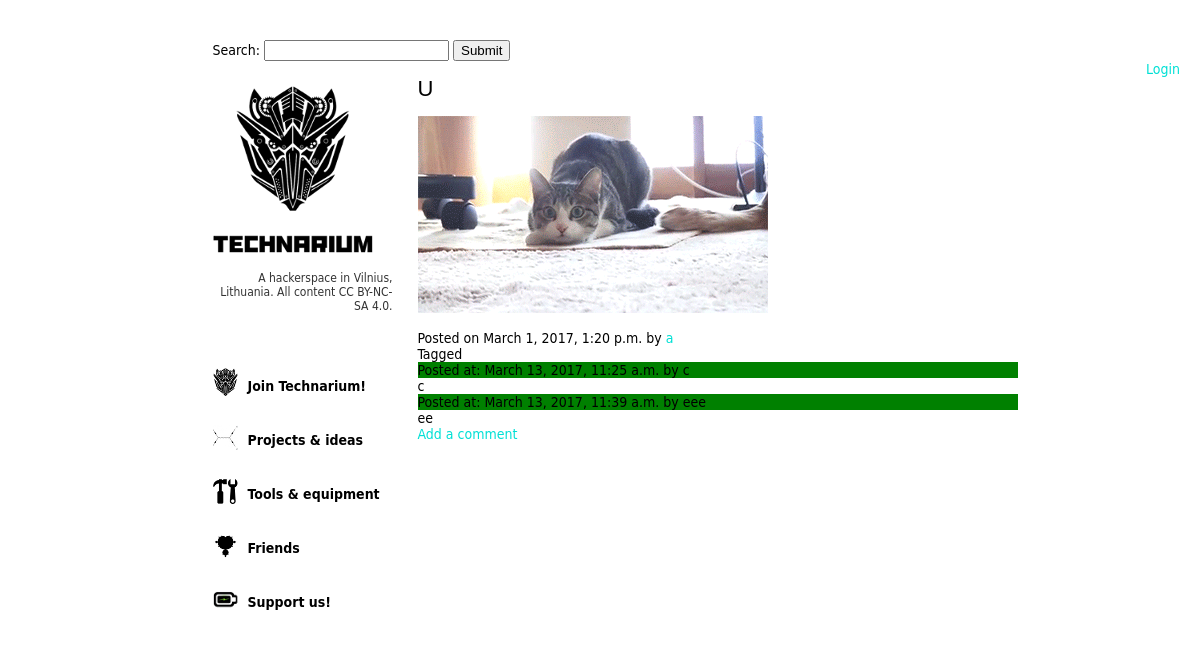
Page /blog/post/424/u on the committed database.
### blog/models.py (models this page shows, shortened)
class Post(models.Model):
	title = models.CharField(max_length=128, default='No title', null=True, blank=True)
	body = models.TextField()
	slug = models.SlugField()
	date_time = models.DateTimeField()
	timestamp = models.IntegerField()
	tags = models.ManyToManyField(Tag,blank=True)
	created_by = models.ForeignKey('UserProfile', null=True)
	class Meta:
		ordering = ['-date_time']

class UserProfile(models.Model):
	user = models.OneToOneField(User) # required
	def __str__(self):
		return self.user.username

class Comment(models.Model):
	posted_by = models.CharField(max_length=128, null=True)
	body = models.TextField()
	date_time = models.DateTimeField()
	post = models.ForeignKey('Post')

### blog/views.py (the view)
# urls.py: url(r'^post/(?P<pk>[\w\d]+)/(?P<slug>[\w\d-]+)?/?$', views.single_post_view, name='single_post_view'),
def single_post_view(request, pk, slug=None):
	post = Post.objects.get(pk=pk)
	context_dict={'post':post}
	return render(request, 'blog/single_post_view.html', context_dict)

### blog/forms.py
class SearchForm(forms.Form):
	search= forms.CharField(label="Search...", max_length=256)

### blog/utils.py (called while the page is built)
def search_context(request):
    search_form = SearchForm()
    return {
        'search_form': search_form,
    }

### blog/templates/blog/single_post_view.html (shortened to what this page needs)
{% extends "blog/main.html" %}
{% block head %}
{% load static %}
	<link rel="stylesheet" type="text/css" href="{% static 'blog/fonts.css' %}">
<link rel="stylesheet" type="text/css" href="{% static 'blog/single_post.css' %}">
{% endblock %}
{% block content %}
	<div class='post'>
		<h1 class='post_title'>{{post.title}}</h1>
		<div class='post_body'><p>{{ post.body|safe }}</p></div>
		<div class='post_date'>Posted on {{post.date_time}}
		{% if post.created_by %}
		by <a href="{% url 'view_posts_by_author' username=post.created_by %}">{{ post.created_by }}</a>
		{% endif %}
		</div>
		<div class='tags'>Tagged</br>
		</div>
		<div class='comments'>
			{% for comment in post.comment_set.all %}
			<div class='comment'>
				<div id='comment_header'>Posted at: {{ comment.date_time }} by {{ comment.posted_by }}</br></div>
				{{ comment.body }}
			</div>
			{% endfor %}
		</div>
		<a href="{% url 'add_comment' pk=post.pk slug=post.slug %}">Add a comment</a>
	</div>
{% endblock %}

### blog/static/blog/single_post.css (style rules this page uses)
#comment_header { background-color:green; }
.post { margin-bottom: 500px; }

### blog/static/blog/blog.css (style rules this page uses)
.post_title { text-transform: uppercase; font: 22px 'BebasNeueRegular',Impact,Helvetica,Arial,sans-serif; font-style: normal; font-weight: normal; }
.post { width: 600px; text-align: left; }
html, body, div { background:#ffffff; padding:0px; margin:0px; font-family: Frutiger, "Frutiger Linotype", Univers, Calibri, "Gill Sans", "Gill Sans MT", "Myriad Pro", Myriad, "DejaVu Sans Condensed", "Liberation Sans","Nimbus Sans L", Tahoma, Geneva, "Helvetica Neue", Helvetica, Arial, sans-serif; color:#000000; font-size:14px; }
a { color: rgb(0, 224, 213); text-decoration: none; }

### rows in the picture
Post: title "U", body (picture), date_time "March 1, 2017, 1:20 p.m.", created_by "a"
Comment: date_time "March 13, 2017, 11:25 a.m.", posted_by "c", body "c"
Comment: date_time "March 13, 2017, 11:39 a.m.", posted_by "eee", body "ee"
